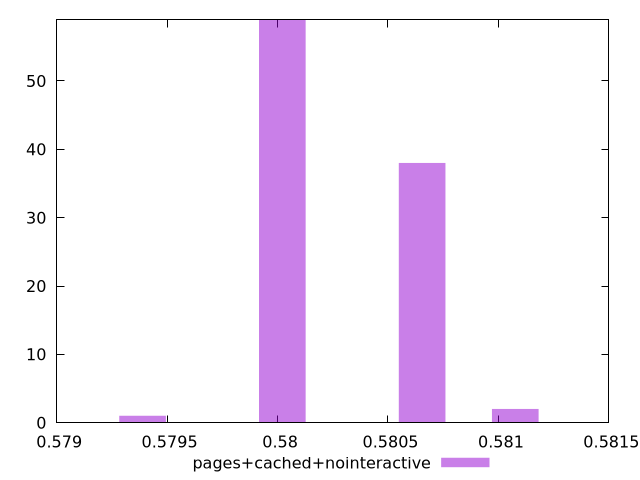

The script that saved this image:
$_pagesCachedNointeractive <<EOF
0.5800217821270306 59
0.5806545331620782 38
0.5793890310919829 1
0.5810763671854433 2
EOF
set key outside below
set terminal pngcairo
set output "report_00004_2020-11-02T20-21-41.718Z/uses-rel-preload/pages+cached+nointeractive//hist.png"
set yrange [0:59]
set boxwidth 0.00021091701168255656
set style fill transparent solid 0.5 noborder
plot $_pagesCachedNointeractive title "pages+cached+nointeractive" with boxes ,
